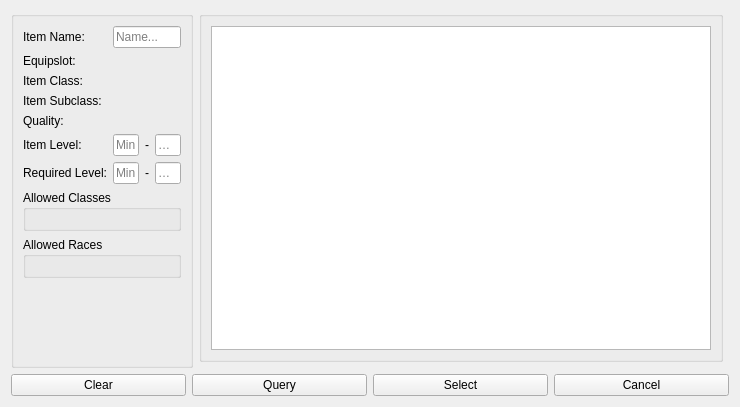
<?xml version="1.0" encoding="UTF-8"?>
<ui version="4.0">
 <class>itemtemplatequery</class>
 <widget class="QWidget" name="itemtemplatequery">
  <property name="geometry">
   <rect>
    <x>0</x>
    <y>0</y>
    <width>740</width>
    <height>407</height>
   </rect>
  </property>
  <property name="windowTitle">
   <string>Form</string>
  </property>
  <layout class="QGridLayout" name="gridLayout">
   <item row="0" column="4">
    <widget class="QGroupBox" name="groupBox_2">
     <property name="maximumSize">
      <size>
       <width>16777215</width>
       <height>16777215</height>
      </size>
     </property>
     <property name="title">
      <string/>
     </property>
     <layout class="QVBoxLayout" name="verticalLayout">
      <item>
       <widget class="QTableView" name="tableView">
        <property name="sizePolicy">
         <sizepolicy hsizetype="Expanding" vsizetype="Expanding">
          <horstretch>0</horstretch>
          <verstretch>0</verstretch>
         </sizepolicy>
        </property>
        <property name="minimumSize">
         <size>
          <width>500</width>
          <height>0</height>
         </size>
        </property>
        <property name="maximumSize">
         <size>
          <width>750</width>
          <height>16777215</height>
         </size>
        </property>
       </widget>
      </item>
     </layout>
    </widget>
   </item>
   <item row="2" column="0" colspan="6">
    <layout class="QHBoxLayout" name="horizontalLayout">
     <item>
      <widget class="QPushButton" name="clearButton">
       <property name="text">
        <string>Clear</string>
       </property>
      </widget>
     </item>
     <item>
      <widget class="QPushButton" name="queryButton">
       <property name="text">
        <string>Query</string>
       </property>
      </widget>
     </item>
     <item>
      <widget class="QPushButton" name="selectButton">
       <property name="text">
        <string>Select</string>
       </property>
      </widget>
     </item>
     <item>
      <widget class="QPushButton" name="cancelButton">
       <property name="text">
        <string>Cancel</string>
       </property>
      </widget>
     </item>
    </layout>
   </item>
   <item row="0" column="0" rowspan="2" colspan="4">
    <widget class="QGroupBox" name="groupBox">
     <property name="maximumSize">
      <size>
       <width>350</width>
       <height>16777215</height>
      </size>
     </property>
     <property name="title">
      <string/>
     </property>
     <layout class="QGridLayout" name="gridLayout_2">
      <item row="3" column="0">
       <widget class="QLabel" name="label_3">
        <property name="text">
         <string>Item Subclass:</string>
        </property>
       </widget>
      </item>
      <item row="2" column="0">
       <widget class="QLabel" name="label_2">
        <property name="text">
         <string>Item Class:</string>
        </property>
       </widget>
      </item>
      <item row="1" column="0">
       <widget class="QLabel" name="label_9">
        <property name="text">
         <string>Equipslot:</string>
        </property>
       </widget>
      </item>
      <item row="0" column="0">
       <widget class="QLabel" name="label">
        <property name="text">
         <string>Item Name:</string>
        </property>
       </widget>
      </item>
      <item row="5" column="1">
       <widget class="QLineEdit" name="minILvLEdit">
        <property name="placeholderText">
         <string>Min</string>
        </property>
       </widget>
      </item>
      <item row="4" column="0">
       <widget class="QLabel" name="label_4">
        <property name="text">
         <string>Quality:</string>
        </property>
       </widget>
      </item>
      <item row="5" column="0">
       <widget class="QLabel" name="label_5">
        <property name="text">
         <string>Item Level:</string>
        </property>
       </widget>
      </item>
      <item row="5" column="2">
       <widget class="QLabel" name="label_6">
        <property name="maximumSize">
         <size>
          <width>20</width>
          <height>16777215</height>
         </size>
        </property>
        <property name="text">
         <string>-</string>
        </property>
       </widget>
      </item>
      <item row="6" column="0">
       <widget class="QLabel" name="label_7">
        <property name="text">
         <string>Required Level:</string>
        </property>
       </widget>
      </item>
      <item row="5" column="3">
       <widget class="QLineEdit" name="maxILvLEdit">
        <property name="placeholderText">
         <string>Max</string>
        </property>
       </widget>
      </item>
      <item row="6" column="1">
       <widget class="QLineEdit" name="minReqLvlEdit">
        <property name="placeholderText">
         <string>Min</string>
        </property>
       </widget>
      </item>
      <item row="0" column="1" colspan="3">
       <widget class="QLineEdit" name="itemnameEdit">
        <property name="placeholderText">
         <string>Name...</string>
        </property>
       </widget>
      </item>
      <item row="6" column="2">
       <widget class="QLabel" name="label_8">
        <property name="maximumSize">
         <size>
          <width>20</width>
          <height>16777215</height>
         </size>
        </property>
        <property name="text">
         <string>-</string>
        </property>
       </widget>
      </item>
      <item row="6" column="3">
       <widget class="QLineEdit" name="maxReqLvlEdit">
        <property name="placeholderText">
         <string>Max</string>
        </property>
       </widget>
      </item>
      <item row="1" column="1" colspan="3">
       <layout class="QVBoxLayout" name="slotselecterLayout"/>
      </item>
      <item row="2" column="1" colspan="3">
       <layout class="QHBoxLayout" name="itemclassLayout"/>
      </item>
      <item row="3" column="1" colspan="3">
       <layout class="QHBoxLayout" name="itemsubclassLayout"/>
      </item>
      <item row="4" column="1" colspan="3">
       <layout class="QHBoxLayout" name="qualityLayout"/>
      </item>
      <item row="9" column="0">
       <spacer name="verticalSpacer">
        <property name="orientation">
         <enum>Qt::Vertical</enum>
        </property>
        <property name="sizeHint" stdset="0">
         <size>
          <width>20</width>
          <height>40</height>
         </size>
        </property>
       </spacer>
      </item>
      <item row="7" column="0" colspan="4">
       <widget class="QGroupBox" name="classmaskLayout">
        <property name="title">
         <string>Allowed Classes</string>
        </property>
        <layout class="QVBoxLayout" name="verticalLayout_2"/>
       </widget>
      </item>
      <item row="8" column="0" colspan="4">
       <widget class="QGroupBox" name="racemaskLayout">
        <property name="title">
         <string>Allowed Races</string>
        </property>
        <layout class="QVBoxLayout" name="verticalLayout_3"/>
       </widget>
      </item>
     </layout>
    </widget>
   </item>
  </layout>
 </widget>
 <resources/>
 <connections/>
</ui>
